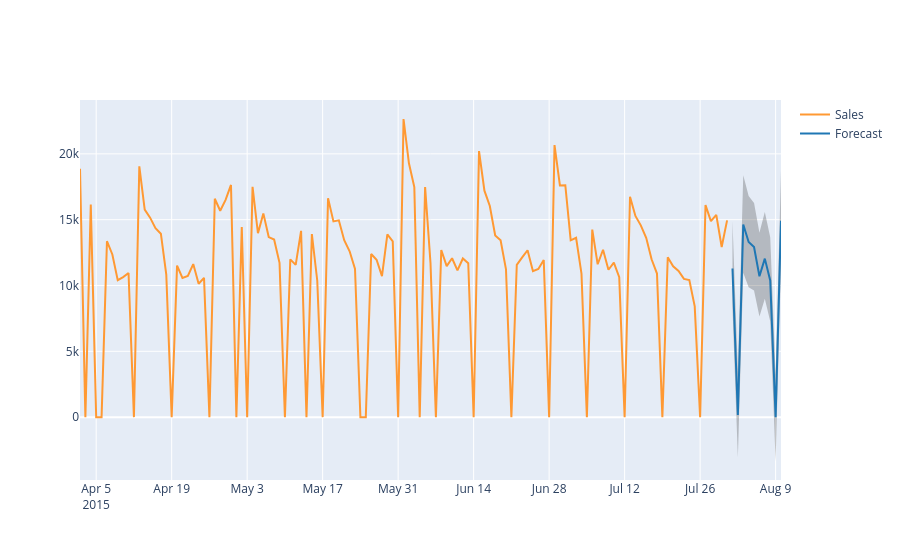

Notebook source saved alongside this figure:
### Code cell
# https://help.sap.com/doc/cd94b08fe2e041c2ba778374572ddba9/2026_2_QRC/en-US/hana_ml.visualizers.html
group_key = '84'
from hana_ml.visualizers.visualizer_base import forecast_line_plot
forecast_line_plot(pred_data=predres_hdf.rename_columns({'TIME_STAMP': 'DATE'}).set_index("DATE"),
                   confidence=("LOWER_90%PI", "UPPER_90%PI"),
                   actual_data=data_hdf.select('DATE', 'Sales', 'Store').filter(f""" "Store" = '{group_key}' and DATE > TO_DATE(\'2015-04-01\')""").drop("Store").set_index("DATE"))
#
